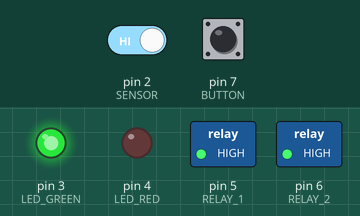
Simulated run of this sketch. Board: Arduino Uno, built with avr-gcc and run on an emulated ATmega328P. On the bench: switched loads named in the sketch (green lamp = pin HIGH), output pins drawn as LEDs (lit = HIGH). The test bench sets the inputs (shaded band); at power-on: pin 2 (SENSOR) HIGH, pin 7 (BUTTON) LOW.

Above: at 0.1 s.
At 30.1 s:
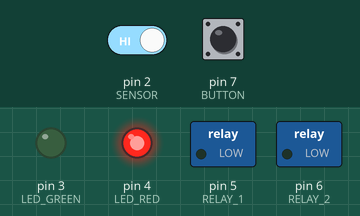
Timing chart, 0 to 31.6 s (numbered marks = the images above):
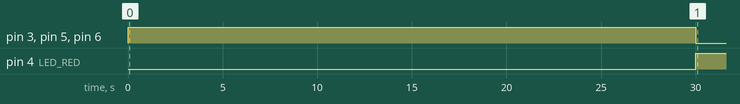

The sketch:

auto_circuit_breaker.ino
```cpp
#define SENSOR 2
#define LED_GREEN 3
#define LED_RED 4
#define RELAY_1 5
#define RELAY_2 6
#define BUTTON 7

int status = 0;
int timer = 0;

void setup() {
  pinMode(SENSOR, INPUT);
  pinMode(LED_GREEN, OUTPUT);
  pinMode(LED_RED, OUTPUT);
  pinMode(RELAY_1, OUTPUT);
  pinMode(RELAY_2, OUTPUT);
  pinMode(BUTTON, INPUT);

  digitalWrite(RELAY_1, HIGH);
  digitalWrite(RELAY_2, HIGH);

  digitalWrite(LED_RED, LOW);
}

void loop() {
  if (digitalRead(BUTTON) == HIGH) {
    timer = 0;
    status = 0;
    digitalWrite(LED_GREEN, HIGH);
    digitalWrite(LED_RED, LOW);
    digitalWrite(RELAY_1, HIGH);
    digitalWrite(RELAY_2, HIGH);
  }

  if (status == 0) {
    digitalWrite(LED_GREEN, HIGH);

    if (timer == 30) {
      status = 1;
      return;
    } else {
      if (digitalRead(SENSOR) == LOW) {
        timer = 0;
        return;
      }

      delay(1000);
      timer++;
    }
  } else if (status == 1) {
    timer = 0;
    digitalWrite(LED_RED, HIGH);
    digitalWrite(LED_GREEN, LOW);
    digitalWrite(RELAY_1, LOW);
    digitalWrite(RELAY_2, LOW);
  }
}
```

Measured:
- by itself, pin 3 (LED_GREEN): LOW → HIGH at 0.00 s, → LOW 30.0 s later
- by itself, pin 4 (LED_RED): LOW → HIGH at 30.0 s
- by itself, pin 5 (RELAY_1), pin 6 (RELAY_2): HIGH → LOW at 30.0 s
